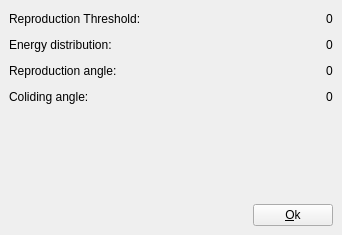
<ui version="4.0" >
 <class>Info</class>
 <widget class="QWidget" name="Info" >
  <property name="geometry" >
   <rect>
    <x>0</x>
    <y>0</y>
    <width>342</width>
    <height>235</height>
   </rect>
  </property>
  <property name="sizePolicy" >
   <sizepolicy vsizetype="Fixed" hsizetype="Preferred" >
    <horstretch>0</horstretch>
    <verstretch>0</verstretch>
   </sizepolicy>
  </property>
  <property name="windowTitle" >
   <string>Information</string>
  </property>
  <property name="windowIcon" >
   <iconset resource="../../graphs/recursos.qrc" >
    <normaloff>:/icones/icones/principal.png</normaloff>:/icones/icones/principal.png</iconset>
  </property>
  <layout class="QVBoxLayout" >
   <property name="spacing" >
    <number>6</number>
   </property>
   <property name="margin" >
    <number>9</number>
   </property>
   <item>
    <layout class="QHBoxLayout" >
     <property name="spacing" >
      <number>6</number>
     </property>
     <property name="margin" >
      <number>0</number>
     </property>
     <item>
      <widget class="QLabel" name="labelReproducao_2" >
       <property name="text" >
        <string>Reproduction Threshold:</string>
       </property>
      </widget>
     </item>
     <item>
      <spacer>
       <property name="orientation" >
        <enum>Qt::Horizontal</enum>
       </property>
       <property name="sizeHint" stdset="0" >
        <size>
         <width>40</width>
         <height>20</height>
        </size>
       </property>
      </spacer>
     </item>
     <item>
      <widget class="QLabel" name="labelReproducao" >
       <property name="text" >
        <string>0</string>
       </property>
      </widget>
     </item>
    </layout>
   </item>
   <item>
    <layout class="QHBoxLayout" >
     <property name="spacing" >
      <number>6</number>
     </property>
     <property name="margin" >
      <number>0</number>
     </property>
     <item>
      <widget class="QLabel" name="labelDistribuicao_2" >
       <property name="text" >
        <string>Energy distribution:</string>
       </property>
      </widget>
     </item>
     <item>
      <spacer>
       <property name="orientation" >
        <enum>Qt::Horizontal</enum>
       </property>
       <property name="sizeHint" stdset="0" >
        <size>
         <width>40</width>
         <height>20</height>
        </size>
       </property>
      </spacer>
     </item>
     <item>
      <widget class="QLabel" name="labelDistribuicao" >
       <property name="text" >
        <string>0</string>
       </property>
      </widget>
     </item>
    </layout>
   </item>
   <item>
    <layout class="QHBoxLayout" >
     <property name="spacing" >
      <number>6</number>
     </property>
     <property name="margin" >
      <number>0</number>
     </property>
     <item>
      <widget class="QLabel" name="labelAnguloReproducao_2" >
       <property name="text" >
        <string>Reproduction angle:</string>
       </property>
      </widget>
     </item>
     <item>
      <spacer>
       <property name="orientation" >
        <enum>Qt::Horizontal</enum>
       </property>
       <property name="sizeHint" stdset="0" >
        <size>
         <width>40</width>
         <height>20</height>
        </size>
       </property>
      </spacer>
     </item>
     <item>
      <widget class="QLabel" name="labelAnguloReproducao" >
       <property name="text" >
        <string>0</string>
       </property>
      </widget>
     </item>
    </layout>
   </item>
   <item>
    <layout class="QHBoxLayout" >
     <property name="spacing" >
      <number>6</number>
     </property>
     <property name="margin" >
      <number>0</number>
     </property>
     <item>
      <widget class="QLabel" name="labelAnguloColisao_2" >
       <property name="text" >
        <string>Coliding angle:</string>
       </property>
      </widget>
     </item>
     <item>
      <spacer>
       <property name="orientation" >
        <enum>Qt::Horizontal</enum>
       </property>
       <property name="sizeHint" stdset="0" >
        <size>
         <width>40</width>
         <height>20</height>
        </size>
       </property>
      </spacer>
     </item>
     <item>
      <widget class="QLabel" name="labelAnguloColisao" >
       <property name="text" >
        <string>0</string>
       </property>
      </widget>
     </item>
    </layout>
   </item>
   <item>
    <spacer>
     <property name="orientation" >
      <enum>Qt::Vertical</enum>
     </property>
     <property name="sizeHint" stdset="0" >
      <size>
       <width>255</width>
       <height>39</height>
      </size>
     </property>
    </spacer>
   </item>
   <item>
    <layout class="QHBoxLayout" >
     <property name="spacing" >
      <number>6</number>
     </property>
     <property name="margin" >
      <number>0</number>
     </property>
     <item>
      <spacer>
       <property name="orientation" >
        <enum>Qt::Horizontal</enum>
       </property>
       <property name="sizeHint" stdset="0" >
        <size>
         <width>40</width>
         <height>20</height>
        </size>
       </property>
      </spacer>
     </item>
     <item>
      <widget class="QPushButton" name="buttonOk" >
       <property name="text" >
        <string>&amp;Ok</string>
       </property>
      </widget>
     </item>
    </layout>
   </item>
  </layout>
 </widget>
 <resources>
  <include location="../../graphs/recursos.qrc" />
 </resources>
 <connections>
  <connection>
   <sender>buttonOk</sender>
   <signal>clicked()</signal>
   <receiver>Info</receiver>
   <slot>close()</slot>
   <hints>
    <hint type="sourcelabel" >
     <x>217</x>
     <y>159</y>
    </hint>
    <hint type="destinationlabel" >
     <x>270</x>
     <y>65</y>
    </hint>
   </hints>
  </connection>
 </connections>
</ui>
